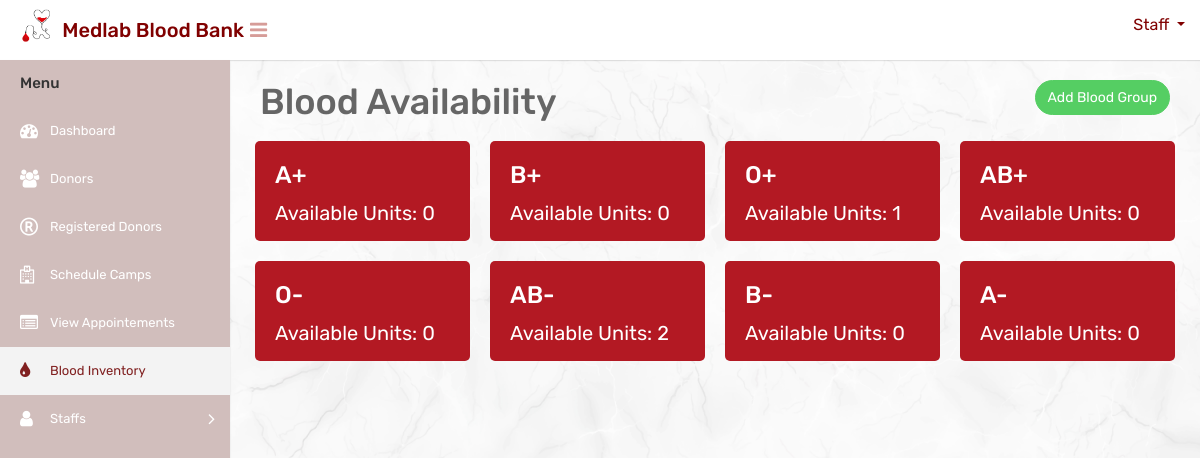
The app's page /bloodinventorystaff with its own data.
### website/models.py (models this page shows)
class BloodType(models.Model):
    blood_type = models.CharField(max_length=10, unique=True)
    def __str__(self):
        return self.blood_type

### website/views.py (the view)
# urls.py: path('bloodinventorystaff',bloodinventorystaff,name="bloodinventorystaff"),
def bloodinventorystaff(request):
    blood_types = BloodType.objects.all()
    blood_data = []
    for blood_type in blood_types:
        try:
            blood_inventory = BloodInventory.objects.get(blood_type=blood_type)
            available_units = blood_inventory.quantity // 450
            blood_data.append({'blood_type': blood_type.blood_type, 'available_units': available_units})
        except BloodInventory.DoesNotExist:
            blood_data.append({'blood_type': blood_type.blood_type, 'available_units': 0})
    print("Blood Types:", blood_types)
    print("Blood Data:", blood_data)
    context = {'blood_data': blood_data}
    return render(request, 'staff/bloodinventorystaff.html', context)

### templates/staff/bloodinventorystaff.html (shortened to what this page needs)
{% load static %}
<html lang="en">
<head>
    <link rel="stylesheet" type="text/css" href="{% static 'staff/css/bootstrap.min.css' %}">
    <link rel="stylesheet" type="text/css" href="{% static 'staff/css/font-awesome.min.css' %}">
    <link rel="stylesheet" type="text/css" href="{% static 'staff/css/style.css' %}">
</head>
<body>
    <div class="main-wrapper">
        <div class="header" style="background-color:white;height:60px;">
			<div class="header-left">
				<a href="{% url 'staffindex' %}" class="logo" style="color: black;">
					<img src="{% static 'mainuser/img/logocopy.png' %}" width="75" height="40" alt="" style="margin-left:15px"> <span style="color: maroon;font-size: 20px;margin-top:10px; margin-left:-10px;white-space: nowrap;">Medlab Blood Bank</span>
				</a>
			</div>
			<a id="toggle_btn" href="javascript:void(0);" style="color:#d69c98;margin-top:20px;margin-left:10px;"><i class="fa fa-bars"></i></a>
            <ul class="nav user-menu float-right">
                <li class="nav-item dropdown has-arrow">
                    <a href="#" class="dropdown-toggle nav-link user-link" data-toggle="dropdown" style="color:maroon">
						<span style="color:maroon">Staff</span>
                    </a>
                </li>
            </ul>
        </div>
        <div class="sidebar" id="sidebar">
            <div class="sidebar-inner slimscroll">
                <div id="sidebar-menu" class="sidebar-menu">
                    <ul>
                        <li class="menu-title">Menu</li>
                        <li>
                            <a href="{% url 'staffindex' %}"><i class="fa fa-dashboard"></i> <span>Dashboard</span></a>
                        </li>
						<li>
                            <a href="{% url 'donorsstaff' %}"><i class="fa fa-users"></i> <span>Donors</span></a>
                        </li>
                        <li>
                            <a href="{% url 'registereddonortablestaff' %}"><i class="fa fa-registered"></i> <span>Registered Donors</span></a>
                        </li>
                        <li>
                            <a href="{% url 'bloodbankcamps' %}"><i class="fa fa-hospital-o"></i> <span>Schedule Camps</span></a>
                        </li>
                        <li>
                            <a href="{% url 'donorappointments' %}"><i class="fa fa-list-alt"></i> <span>View Appointements</span></a>
                        </li>
						<li class="active">
                            <a href="{% url 'bloodinventorystaff' %}"><i class="fa fa-tint"></i> <span>Blood Inventory</span></a>
                        </li>
						<li class="submenu">
							<a href="#"><i class="fa fa-user"></i> <span>Staffs </span> <span class="menu-arrow"></span></a>
						</li>
                    </ul>
                </div>
            </div>
        </div>
        <div class="page-wrapper">
            <div class="content">
                <button id="addBloodGroupBtn" class="btn btn btn-success btn-rounded float-right" onclick="location.href='{% url 'addnewgroup' %}'">Add Blood Group</button>
                <h1>Blood Availability</h1>
                <div class="row">
                    {% for data in blood_data %}
                        <div class="blood-group-box">
                            <h3>{{ data.blood_type }}</h3>
                            <p>Available Units: {{ data.available_units }}</p>
                        </div>
                        {% if forloop.counter|divisibleby:4 %}
                            </div><div class="row">
                        {% endif %}
                    {% empty %}
                        <p>No blood groups available.</p>
                    {% endfor %}
                </div>
            </div>
        </div>
    </div>
</body>
</html>

### records on screen
BloodType: blood_type "A+"
BloodType: blood_type "B+"
BloodType: blood_type "O+"
BloodType: blood_type "AB+"
BloodType: blood_type "O-"
BloodType: blood_type "AB-"
BloodType: blood_type "B-"
BloodType: blood_type "A-"

### other values on screen
{{ data.available_units }} "0" "0" "1" "0" "0" "2" "0" "0"
